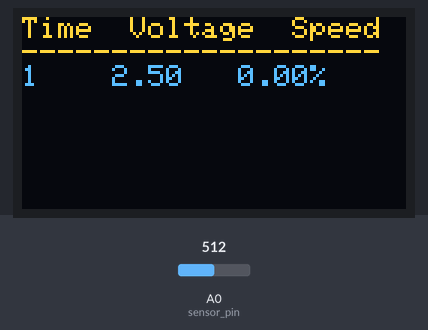
The sketch below on a simulated Arduino Uno, built with avr-gcc and run on an emulated ATmega328P. On the bench: 128×64 one-colour display. The inputs (shaded band) are chosen by the test bench; at power-on: A0 (sensor_pin) = 512. The OLED is the two-colour kind (top 16 rows yellow); the display library's start-up logo is not drawn; what the sketch prints to the serial monitor is not drawn.

Above: at 1.6 s.
1.7 s: A0 (sensor_pin) set to 716
At 6.4 s:
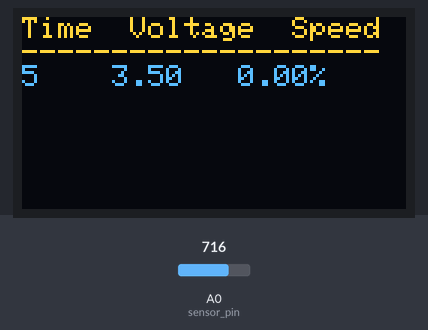
10.6 s: A0 (sensor_pin) set to 900
At 13.7 s:
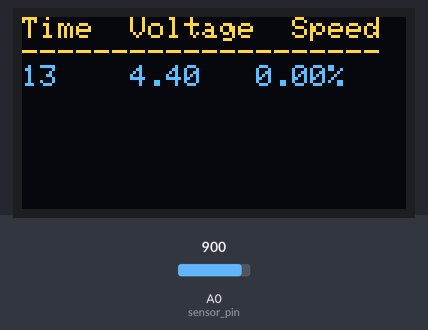
18.7 s: A0 (sensor_pin) set to 1023
At 22.3 s:
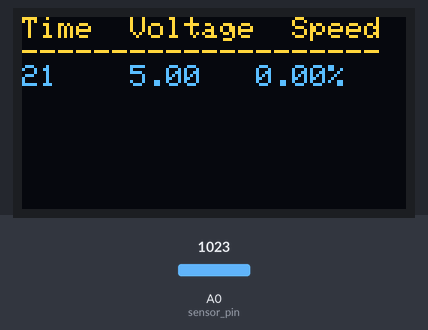
Timing chart, 0 to 23.8 s (numbered marks = the images above; inputs shaded):
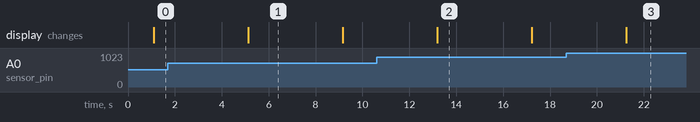

The sketch:

turbidostat_PID.ino
```cpp
#include <Wire.h>
#include <Adafruit_GFX.h>
#include <Adafruit_SSD1306.h>

#define SCREEN_WIDTH 128
#define SCREEN_HEIGHT 64
#define OLED_RESET -1
Adafruit_SSD1306 display(SCREEN_WIDTH, SCREEN_HEIGHT, &Wire, OLED_RESET);

const int sensor_pin = A0;
const int pump_pin = 5;
const float pump_speed_factor = 0.016;

// Variables for the PID controller
float setpoint = 2.2; // Desired sensor voltage
float kp = 1.0; // Proportional gain
float ki = 0.0; // Integral gain
float kd = 0.0; // Derivative gain
float last_error = 0.0;
float integral = 0.0;
float output = 0.0;

// Variables for controlling the pump
unsigned long last_pump_update = 0;
unsigned long pump_update_interval = 30000; // Update pump every 30 seconds
float pump_speed = 0.0;

void setup() {
  Serial.begin(9600);

  pinMode(pump_pin, OUTPUT);
  digitalWrite(pump_pin, LOW);

  display.begin(SSD1306_SWITCHCAPVCC, 0x3C);
  display.display();
  //delay(2000);
  display.clearDisplay();
}

void loop() {
  float sensor_voltage = analogRead(sensor_pin) * (5.0 / 1023.0);
  Serial.print("Sensor voltage: ");
  Serial.println(sensor_voltage);

  // Calculate the error
  float error = setpoint - sensor_voltage;

  // Calculate the PID output
  unsigned long current_time = millis();
  float dt = (current_time - last_pump_update) / 1000.0;
  integral += error * dt;
  float derivative = (error - last_error) / dt;
  output = kp * error + ki * integral + kd * derivative;

  // Update the pump speed
  pump_speed = max(0.0, pump_speed + output);
  pump_speed = min(1.0, pump_speed);
  digitalWrite(pump_pin, HIGH);
  delay(pump_speed * pump_speed_factor * 60000.0);
  digitalWrite(pump_pin, LOW);
  delay(1000);

  // Update the last pump update time
  last_pump_update = current_time;

  // Display the sensor voltage and pump speed on the OLED screen
  display.clearDisplay();
  display.setTextSize(1);
  display.setTextColor(WHITE);
  display.setCursor(0, 0);
  display.println("Time  Voltage  Speed");
  display.println("--------------------");
  display.print(millis() / 1000);
  display.print("    ");
  display.print(sensor_voltage, 2);
  display.print("   ");
  display.print(pump_speed * 100, 2);
  display.println("%");
  display.display();

  // Check if the sensor voltage is above the setpoint and turn off the PID controller
  if (sensor_voltage > 2.2) {
    last_error = 0.0;
    integral = 0.0;
    output = 0.0;
    pump_speed = 0.0;
    digitalWrite(pump_pin, LOW);
  }

  // Delay for 30 seconds before updating again
  delay(3000);
}
```

Measured:
- what the display in image 1 shows lasts 4.1 s, from 5.1 s to 9.2 s
